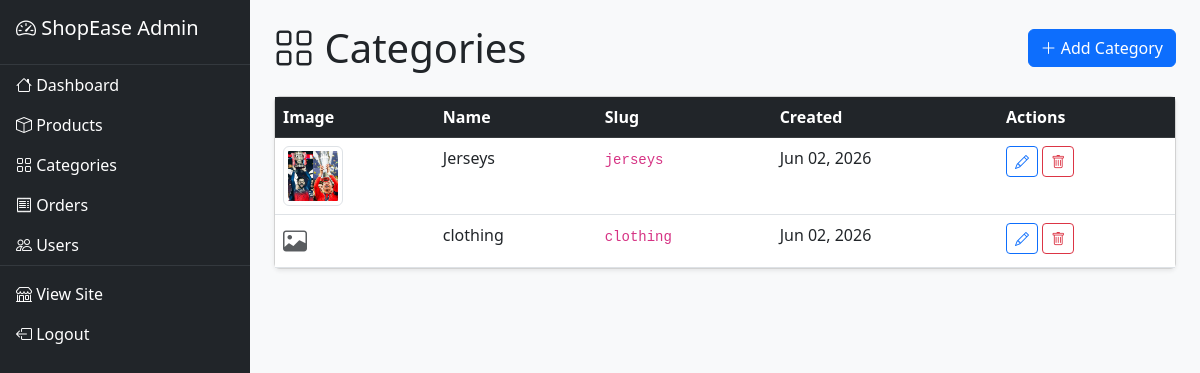
The page /dashboard/categories/ (signed in) on the database its author committed.
### store/models.py (models this page shows, shortened)
class Category(models.Model):
    name = models.CharField(max_length=200)
    slug = models.SlugField(unique=True, blank=True)
    image = models.ImageField(upload_to='categories/', blank=True)
    description = models.TextField(blank=True)
    created_at = models.DateTimeField(auto_now_add=True)
    class Meta:
        verbose_name_plural = 'categories'
        ordering = ['name']

### store/views_admin.py (the view)
# urls.py: path('categories/', views.category_list, name='category_list'),
@staff_member_required
def category_list(request):
    categories = Category.objects.all()
    return render(request, 'admin_dashboard/category_list.html', {'categories': categories})

### store/context_processors.py (called while the page is built)
def cart_count(request):
    count = 0
    if request.user.is_authenticated:
        cart = Cart.objects.filter(user=request.user).first()
    elif request.session.session_key:
        cart = Cart.objects.filter(session_key=request.session.session_key).first()
    else:
        cart = None
    if cart:
        count = sum(item.quantity for item in cart.items.all())
    return {'cart_count': count}

### templates/admin_dashboard/category_list.html (shortened to what this page needs)
{% extends 'admin_dashboard/base_admin.html' %}
{% block content %}
<div class="d-flex justify-content-between align-items-center mb-4">
    <h1 class="mb-0"><i class="bi bi-grid"></i> Categories</h1>
    <a href="{% url 'admin_category_create' %}" class="btn btn-primary"><i class="bi bi-plus-lg"></i> Add Category</a>
</div>
<div class="card shadow-sm">
    <div class="card-body p-0">
        <table class="table table-hover mb-0">
            <thead class="table-dark">
                <tr>
                    <th>Image</th>
                    <th>Name</th>
                    <th>Slug</th>
                    <th>Created</th>
                    <th>Actions</th>
                </tr>
            </thead>
            <tbody>
                {% for category in categories %}
                    <tr>
                        <td>
                            {% if category.image %}
                                <img src="{{ category.image.url }}" alt="{{ category.name }}" class="img-thumbnail" style="width: 60px; height: 60px; object-fit: cover;">
                            {% else %}
                                <span class="text-muted"><i class="bi bi-image fs-4"></i></span>
                            {% endif %}
                        </td>
                        <td>{{ category.name }}</td>
                        <td><code>{{ category.slug }}</code></td>
                        <td>{{ category.created_at|date:"M d, Y" }}</td>
                        <td>
                            <a href="{% url 'admin_category_update' category.id %}" class="btn btn-sm btn-outline-primary"><i class="bi bi-pencil"></i></a>
                            <a href="{% url 'admin_category_delete' category.id %}" class="btn btn-sm btn-outline-danger" onclick="return confirm('Delete {{ category.name }}?')"><i class="bi bi-trash"></i></a>
                        </td>
                    </tr>
                {% empty %}
                    <tr><td colspan="5" class="text-center text-muted py-4">No categories found</td></tr>
                {% endfor %}
            </tbody>
        </table>
    </div>
</div>
{% endblock %}

### static/css/style.css (style rules this page uses)
body { background-color: #f8f9fa; min-height: 100vh; display: flex; flex-direction: column; }

### rows shown on the page
Category: image (picture), name "Jerseys", slug "jerseys", created_at "Jun 02, 2026"
Category: name "clothing", slug "clothing", created_at "Jun 02, 2026"
